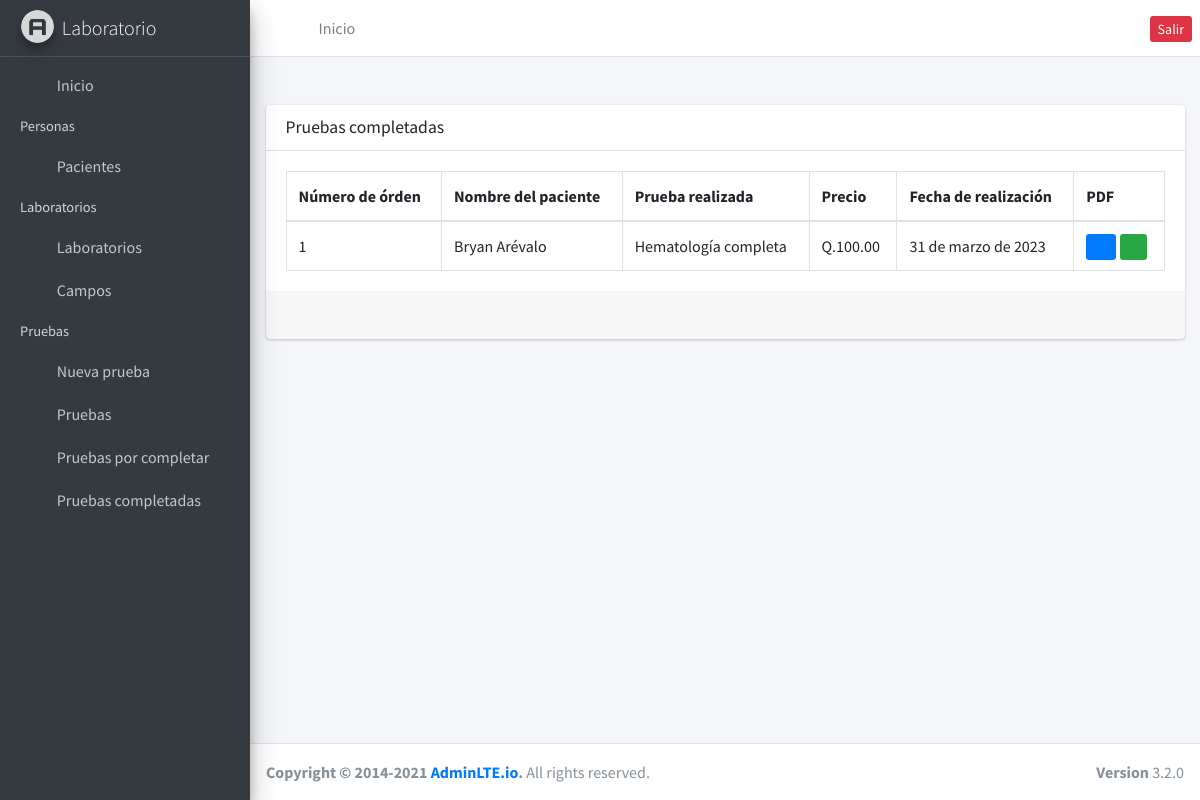
The app's page /tests/completed/ (signed in), older data.
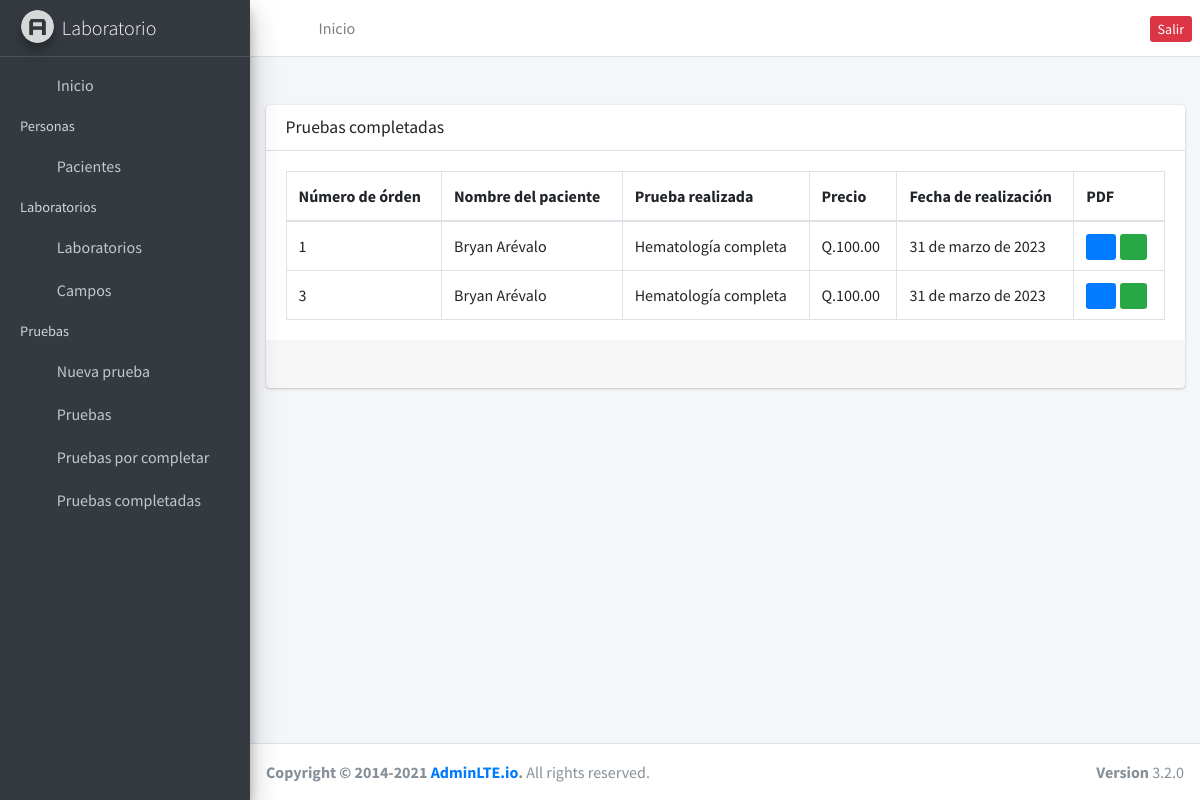
The same page, newer data.
### testsApp/models.py (models this page shows, shortened)
class Test(models.Model):
    patient = models.ForeignKey(Clients, on_delete=models.PROTECT)
    lab = models.ForeignKey(Laboratory, on_delete=models.PROTECT)
    completed = models.BooleanField(default=False)
    comment = models.CharField(default='No hay comentarios', max_length=255)
    created_at = models.DateField(default=datetime.date.today)

### clientes/models.py (models this page shows, shortened)
class Clients(models.Model):
    name = models.CharField(max_length=255, default='N/A', null=False)
    birth = models.DateField(default=datetime.date.today, auto_now=False)
    phone = models.CharField(max_length=15, null=True)
    dpi = models.CharField(max_length=20, null=False, default='N/A')
    email = models.EmailField(default='n/a', null=False)
    sex = models.IntegerField(default=1)
    nit = models.CharField(max_length=20, default='N/A')
    created_at = models.DateField(auto_now=True)

### laboratories/models.py (models this page shows, shortened)
class Laboratory(models.Model):
    name = models.CharField(max_length=255, null=False)
    price = models.FloatField(default=0.00, null=False)

### testsApp/views.py (the view)
# urls.py: path('completed/', completed_tests, name="completed_tests"),
@login_required
def completed_tests(request):
    tests = Test.objects.filter(completed=True).order_by(
        '-created_at').select_related('patient', 'lab')
    page = request.GET.get('page', 1)
    try:
        paginator = Paginator(tests, 10)
        clients = paginator.page(page)
    except:
        return redirect('/tests')
    context = {'entity': tests, 'paginator': paginator}
    return render(request, 'completed_tests.html', context)

### testsApp/templates/completed_tests.html (shortened to what this page needs)
{% extends "base.html" %} {% block content %}
<div class="card mt-4">
  <div class="card-header">
    <h3 class="card-title">Pruebas completadas</h3>
  </div>
  <div class="card-body">
    <table class="table table-bordered">
      <thead>
        <tr>
          <th>Número de órden</th>
          <th>Nombre del paciente</th>
          <th>Prueba realizada</th>
          <th>Precio</th>
          <th>Fecha de realización</th>
          <th>PDF</th>
        </tr>
      </thead>
      <tbody>
        {% for test in entity %}
        <tr>
          <td>{{ test.id }}</td>
          <td>{{ test.patient.name }}</td>
          <td>{{ test.lab.name }}</td>
          <td>Q.{{ test.lab.price|stringformat:'.2f' }}</td>
          <td>{{ test.created_at }}</td>
          <td>
            <a href="{% url 'send_pdf' test.id %}" target="_blank" class="btn-sm btn-primary">
              <i class="fas fa-file-pdf"></i>
            </a>
            <a
              class="ml-1 btn-sm btn-success whatsappButton"
              url="{% url 'send_pdf' test.id %}"
              phone="{{ test.patient.phone }}"
              testName="{{ test.lab.name }}"
            >
              <i class="fab fa-whatsapp"></i>
            </a>
          </td>
        </tr>
        {% endfor %}
      </tbody>
    </table>
  </div>
  <div class="card-footer clearfix">{% include 'paginator.html' %}</div>
  <div class="card-footer clearfix"></div>
</div>
{% endblock %}

Row changes from the older to the newer data that the page shows:
added Test: id "3", patient.name "Bryan Arévalo", lab.name "Hematología completa", lab.price "100.00", created_at "31 de marzo de 2023"
